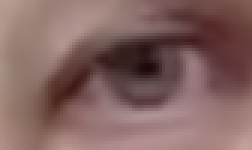
%> input picture images/sapiro/right_1.png, 84 x 50 px (shown 3 times larger)
$ octave open_percentage_test.m   (GNU Octave 9; MATLAB toolbox functions it lacks are replaced by stand-ins)
%> lines starting %> are read from the running program, lines starting %| are printed output that depends on the picture; in (x1, y1, x2, y2) boxes, pixels count from 0 and x2, y2 are one past the last pixel; in counts of white or black regions, pixels touching at a corner belong together; the program's own positions count from 1
%> further down, in is the input picture: size 50x84x3 uint8; mean R, G, B 131.6, 100, 97.1
### Eye/show_eyes.m
function [ ] = show_eyes( in )

    I = rgb2gray(in);
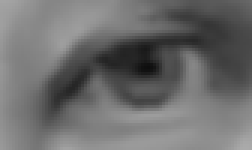
%> I: size 50x84 uint8 (shown 3 times larger); min 14, max 170, mean 109.1

    bg_thickness = 10;

    mask = zeros(size(I));
    mask(bg_thickness:end-bg_thickness,bg_thickness:end-bg_thickness) = 1;
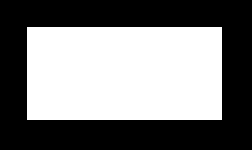
%> mask: size 50x84 double (shown 3 times larger); values 0 (black) and 1 (white), 48% white; 1 white region, box (x1, y1, x2, y2) and area: (9, 9, 74, 40) 2015
%> the run ends on the next line
    foreground = activecontour(I, mask, 300, 'edge');
    out1 = uint8(mask).*I;
    [ x, y, w, h ] = get_bounding_box(foreground);
    out1 = insertShape(out1, 'Rectangle', [ x, y, w, h ], 'Color', 'red');
    out2 = foreground;
%     foreground = insertShape(uint8(255*foreground), 'circle', [10 30 30], 'LineWidth', 5);
    imshowpair(out1, out2, 'montage');

    disp(w/h);

end

### Eye/open_percentage_test.m

clear; clc; close all
% s = get(0,'screensize');
% s_width = s(3);
% s_height = s(4);

path1 = '..\Training_Data\images\sapiro\';
path2 = '..\Training_Data\images\Tom\';
images = {
%     [path1 'right_1.png']
%     [path1 'right_2.png']
%     [path1 'right_3.png']
%     [path1 'right_4.png']
%     [path1 'right_5.png']
%     [path1 'right_6.png']
%     [path1 'right_7.png']
%     [path1 'right_8.png']
    [path2 'right_1.png']
    [path2 'right_2.png']
    [path2 'right_3.png']
    [path2 'right_4.png']};

for idx = 1:numel(images)
    image_name = images{idx};
    in = imread(image_name);

% [22 lines of commented-out code are left out]
    show_eyes(in);

$ run again, with images/sapiro/right_5.png copied over images/sapiro/right_1.png
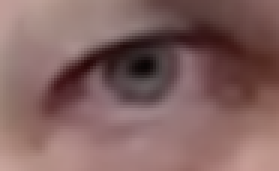
%> input picture images/sapiro/right_5.png, 93 x 57 px (shown 3 times larger)
%> in is the input picture: size 57x93x3 uint8; mean R, G, B 131.1, 99.1, 96.8
%> in show_eyes, `I = rgb2gray(in);`:
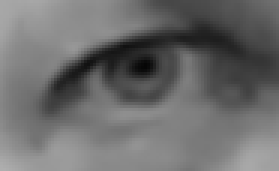
%> I: size 57x93 uint8 (shown 3 times larger); min 6, max 174, mean 108.4
%> in show_eyes, `mask(bg_thickness:end-bg_thickness,bg_thickness:end-bg_thickness) = 1;`:
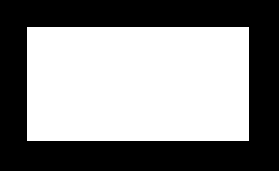
%> mask: size 57x93 double (shown 3 times larger); values 0 (black) and 1 (white), 53% white; 1 black region, box (x1, y1, x2, y2) and area: (0, 0, 93, 57) 2489

$ run again, with images/sapiro/right_6.png copied over images/sapiro/right_1.png
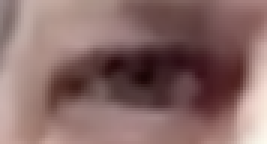
%> input picture images/sapiro/right_6.png, 89 x 48 px (shown 3 times larger)
%> in is the input picture: size 48x89x3 uint8; mean R, G, B 136.5, 105.5, 102.8
%> in show_eyes, `I = rgb2gray(in);`:
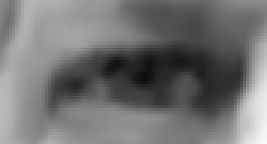
%> I: size 48x89 uint8 (shown 3 times larger); min 12, max 249, mean 114.5
%> in show_eyes, `mask(bg_thickness:end-bg_thickness,bg_thickness:end-bg_thickness) = 1;`:
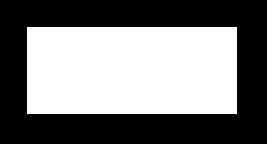
%> mask: size 48x89 double (shown 3 times larger); values 0 (black) and 1 (white), 47.5% white; 1 white region, box (x1, y1, x2, y2) and area: (9, 9, 79, 38) 2030

$ run again, with images/sapiro/right_7.png copied over images/sapiro/right_1.png
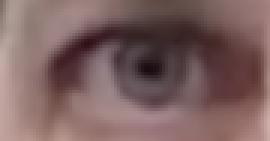
%> input picture images/sapiro/right_7.png, 90 x 47 px (shown 3 times larger)
%> in is the input picture: size 47x90x3 uint8; mean R, G, B 124.5, 96.9, 96
%> in show_eyes, `I = rgb2gray(in);`:
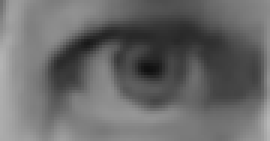
%> I: size 47x90 uint8 (shown 3 times larger); min 16, max 183, mean 105
%> in show_eyes, `mask(bg_thickness:end-bg_thickness,bg_thickness:end-bg_thickness) = 1;`:
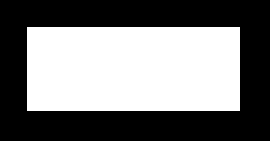
%> mask: size 47x90 double (shown 3 times larger); values 0 (black) and 1 (white), 47% white; 1 white region, box (x1, y1, x2, y2) and area: (9, 9, 80, 37) 1988
